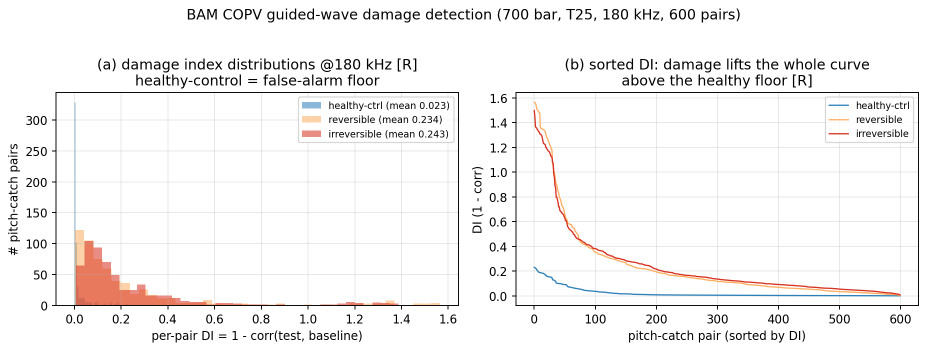
#> input picture copv_gw/copv_damage_detect.png, 1853 x 702 px (shown at 1/2 size)
$ python paper_figures_copv_gw.py
#> lines starting #> are read from the running program, lines starting #| are printed output that depends on the picture
"""
paper_figures_copv_gw.py
Generate a 2×3 publication-quality figure panel for the COPV GW standalone paper.

Layout:
  A (0,0) Sensor map            B (0,1) Detection DI         C (0,2) Frequency selectivity
  D (1,0) Pressure robustness   E (1,1) RAPID localization   F (1,2) Sim2real spectral comparison

Run: python paper_figures_copv_gw.py
Outputs: copv_paper_figure_panel.pdf  and  copv_paper_figure_panel.png (dpi=200)
"""

import matplotlib
matplotlib.use('Agg')

import os
import numpy as np
import matplotlib.pyplot as plt
import matplotlib.patches as mpatches
from matplotlib.colors import Normalize
from matplotlib.cm import ScalarMappable

# Optional heavy imports
try:
    import h5py
    _H5PY = True
except ImportError:
    _H5PY = False

try:
    from PIL import Image as PILImage
    _PIL = True
except ImportError:
    _PIL = False

# ---------------------------------------------------------------------------
# Paths
# ---------------------------------------------------------------------------
HERE = os.path.dirname(os.path.abspath(__file__))

PATH_DETECT_PNG   = os.path.join(HERE, "copv_damage_detect.png")
PATH_LOCALIZE_PNG = os.path.join(HERE, "copv_localize_true.png")
PATH_SIM2REAL_PNG = os.path.join(HERE, "sim2real_allfreq.png")
OUT_PDF = os.path.join(HERE, "copv_paper_figure_panel.pdf")
OUT_PNG = os.path.join(HERE, "copv_paper_figure_panel.png")

# ---------------------------------------------------------------------------
# Geometry constants
# ---------------------------------------------------------------------------
N_SENSORS  = 25
CIRC       = 221.0    # mm, circumferential pitch
RING       = 312.5    # mm, axial pitch
P_TOTAL    = 1105.0   # mm, total circumferential span (4 × 221 mm)
AXIAL_SPAN = 1250.0   # mm (4 × 312.5 mm)
DIAM       = 352.0    # mm

def sensor_positions():
    """Return (circ, axial) in mm for sensors k=1..25."""
    pos = []
    for k in range(1, N_SENSORS + 1):
        c = ((k - 1) % 5) * CIRC
        a = ((k - 1) // 5) * RING
        pos.append((c, a))
    return np.array(pos, dtype=float)

# ---------------------------------------------------------------------------
# Helper: load PNG as numpy array (tries PIL then matplotlib)
# ---------------------------------------------------------------------------
def load_png(path):
    if _PIL:
        return np.asarray(PILImage.open(path).convert("RGB"))
    else:
        return plt.imread(path)

# ---------------------------------------------------------------------------
# Panel A — Sensor map
# ---------------------------------------------------------------------------
def panel_A(ax):
    pos = sensor_positions()

    # Background rectangle representing the unrolled cylinder surface
    rect = mpatches.FancyBboxPatch(
        (-10, -10), P_TOTAL + 20, AXIAL_SPAN + 20,
        boxstyle="square,pad=0", linewidth=1.2,
        edgecolor="#555555", facecolor="#f7f7f7", zorder=0
    )
    ax.add_patch(rect)

    # Sensor circles
    ax.scatter(pos[:, 0], pos[:, 1],
               s=90, c="#2171b5", edgecolors="white",
               linewidths=0.8, zorder=3, label="PZT sensor")

    # Sensor labels
    for k, (cx, cy) in enumerate(pos, start=1):
        ax.text(cx, cy + 22, str(k),
                ha="center", va="bottom", fontsize=5.5, color="#1a1a1a", zorder=4)

    # Damage location (ID): circ≈0 mm, axial≈1250 mm  (top-left corner)
    ax.scatter([0], [AXIAL_SPAN],
               s=220, marker="*", c="crimson", edgecolors="#7f0000",
               linewidths=0.6, zorder=5, label="ID damage")

    ax.set_xlim(-30, P_TOTAL + 50)
    ax.set_ylim(-30, AXIAL_SPAN + 60)
    ax.set_xlabel("Circumferential arc (mm)", fontsize=8)
    ax.set_ylabel("Axial position (mm)", fontsize=8)
    ax.set_title(
        f"25-PZT network on COPV\n(1670 mm × Ø{DIAM:.0f} mm)",
        fontsize=8.5, fontweight="bold"
    )
    ax.legend(fontsize=6.5, loc="lower right", framealpha=0.85)
    ax.tick_params(labelsize=7)
    ax.set_aspect("equal", adjustable="box")

# ---------------------------------------------------------------------------
# Panel B — Detection DI distributions
# ---------------------------------------------------------------------------
def panel_B(ax):
    if os.path.isfile(PATH_DETECT_PNG):
        img = load_png(PATH_DETECT_PNG)
        ax.imshow(img)
        ax.axis("off")
        ax.set_title("Damage detection at 180 kHz\n(AUROC: RD = 0.919, ID = 0.939)",
                     fontsize=8.5, fontweight="bold")
        return

    # ---- Fallback: synthetic illustration ----
    rng = np.random.default_rng(42)
    healthy = rng.beta(1.5, 18, 600) * 0.15
    rd      = rng.beta(3.0, 10, 600) * 0.40 + 0.05
    idd     = rng.beta(4.0,  7, 600) * 0.55 + 0.10

    data   = [healthy, rd, idd]
    labels = ["Healthy-ctrl", "RD (reversible)", "ID (irreversible)"]
    colors = ["#74c476", "#fd8d3c", "#d62728"]

    parts = ax.violinplot(data, positions=[1, 2, 3], showmedians=True, widths=0.7)
    for pc, col in zip(parts["bodies"], colors):
        pc.set_facecolor(col)
        pc.set_alpha(0.65)
    parts["cmedians"].set_color("black")
    parts["cbars"].set_color("black")
    parts["cmins"].set_color("black")
    parts["cmaxes"].set_color("black")

    ax.set_xticks([1, 2, 3])
    ax.set_xticklabels(labels, fontsize=7)
    ax.set_ylabel("DI  (1 − corr)", fontsize=8)
    ax.text(2, ax.get_ylim()[1] * 0.92, "AUROC RD = 0.919\nAUROC ID = 0.939",
            ha="center", fontsize=7.5, color="#1a1a1a",
            bbox=dict(boxstyle="round,pad=0.3", fc="white", ec="#aaaaaa", alpha=0.85))
    ax.set_title("Damage detection at 180 kHz\n(AUROC: RD = 0.919, ID = 0.939)",
                 fontsize=8.5, fontweight="bold")
    ax.tick_params(labelsize=7)

# ---------------------------------------------------------------------------
# Panel C — Frequency selectivity
# ---------------------------------------------------------------------------
def panel_C(ax):
    freqs  = [60, 120, 180, 260, 300]
    aurocs = [0.50, 0.79, 0.92, 0.72, 0.63]
    colors = ["#6baed6" if f != 180 else "#d62728" for f in freqs]

    bars = ax.bar([str(f) for f in freqs], aurocs, color=colors,
                  edgecolor="white", linewidth=0.8, width=0.6)

    ax.axhline(0.5, color="#555555", linestyle="--", linewidth=1.1, label="Chance (0.5)")

    # Value labels
    for bar, v in zip(bars, aurocs):
        ax.text(bar.get_x() + bar.get_width() / 2.0, v + 0.012,
                f"{v:.2f}", ha="center", va="bottom", fontsize=7.5, fontweight="bold")

    ax.set_ylim(0.0, 1.08)
    ax.set_xlabel("Excitation frequency (kHz)", fontsize=8)
    ax.set_ylabel("AUROC (ID vs healthy-ctrl)", fontsize=8)
    ax.set_title("Frequency selectivity (700 bar)", fontsize=8.5, fontweight="bold")
    ax.legend(fontsize=7, loc="lower right")
    ax.tick_params(labelsize=7)

    # Annotation for 180 kHz
    ax.annotate("Best:\n180 kHz", xy=(2, 0.92), xytext=(3.2, 0.86),
                arrowprops=dict(arrowstyle="->", color="#d62728", lw=1.2),
                fontsize=7, color="#d62728", ha="center")

# ---------------------------------------------------------------------------
# Panel D — Pressure robustness
# ---------------------------------------------------------------------------
def panel_D(ax):
    pressures = np.array([20, 100, 150, 200, 250, 300, 500, 700])
    # Approximate values from RESULTS.md, interpolated monotonically
    di_id = np.array([0.310, 0.302, 0.295, 0.289, 0.294, 0.279, 0.264, 0.247])
    floor  = 0.023

    ax.fill_between(pressures, floor, di_id, alpha=0.22, color="#d62728",
                    label="Detection margin")
    ax.plot(pressures, di_id, "o-", color="#d62728", linewidth=1.8,
            markersize=5, label="DI (ID damage)")
    ax.axhline(floor, color="#2171b5", linestyle="--", linewidth=1.2,
               label=f"Healthy floor DI ≈ {floor:.3f}")

    # Annotate ratio at 700 bar
    ratio = di_id[-1] / floor
    ax.annotate(f"×{ratio:.0f} above floor\n@ 700 bar",
                xy=(700, di_id[-1]), xytext=(480, 0.175),
                arrowprops=dict(arrowstyle="->", color="#333333", lw=1.1),
                fontsize=7.5, color="#333333",
                bbox=dict(boxstyle="round,pad=0.25", fc="white", ec="#aaaaaa", alpha=0.85))

    ax.set_xlim(0, 750)
    ax.set_ylim(0.0, 0.38)
    ax.set_xlabel("Pressure (bar)", fontsize=8)
    ax.set_ylabel("Mean DI  (1 − corr)", fontsize=8)
    ax.set_title("Pressure robustness: damage DI stays\n8–10× above floor",
                 fontsize=8.5, fontweight="bold")
    ax.legend(fontsize=7, loc="upper right")
    ax.tick_params(labelsize=7)

# ---------------------------------------------------------------------------
# Panel E — RAPID localization
# ---------------------------------------------------------------------------
def panel_E(ax):
    if os.path.isfile(PATH_LOCALIZE_PNG):
        img = load_png(PATH_LOCALIZE_PNG)
        ax.imshow(img)
        ax.axis("off")
        ax.set_title("RAPID localization (ID, 180 kHz, true geometry)",
                     fontsize=8.5, fontweight="bold")
        return

    # ---- Fallback: synthetic RAPID heatmap ----
    pos = sensor_positions()
    nx, ny = 200, 200
    x = np.linspace(0, P_TOTAL, nx)
    y = np.linspace(0, AXIAL_SPAN, ny)
    XX, YY = np.meshgrid(x, y)

    # Synthetic hotspot near the damage location (circ~0, axial~1250)
    damage_c, damage_a = 30.0, AXIAL_SPAN - 30.0
    heat = np.zeros((ny, nx))
    for (sc, sa) in pos:
        d1 = np.sqrt((XX - sc) ** 2 + (YY - sa) ** 2)
        d2 = np.sqrt((XX - damage_c) ** 2 + (YY - damage_a) ** 2)
        d_path = d1 + d2
        di = 0.15 * np.exp(-0.5 * ((d_path - (d1.mean() + d2.mean())) / 80) ** 2)
        heat += di
    heat = heat / heat.max()

    im = ax.pcolormesh(x, y, heat, cmap="hot_r", shading="auto", vmin=0, vmax=1)
    plt.colorbar(im, ax=ax, label="RAPID amplitude", fraction=0.046, pad=0.04)
    ax.scatter(pos[:, 0], pos[:, 1], s=30, c="#2171b5",
               edgecolors="white", linewidths=0.5, zorder=3, label="PZT")
    ax.scatter([damage_c], [damage_a], s=200, marker="*", c="cyan",
               edgecolors="blue", linewidths=0.8, zorder=4, label="Peak")
    ax.set_xlabel("Circumferential arc (mm)", fontsize=8)
    ax.set_ylabel("Axial position (mm)", fontsize=8)
    ax.set_title("RAPID localization (ID, 180 kHz, true geometry)",
                 fontsize=8.5, fontweight="bold")
    ax.legend(fontsize=6.5, loc="lower right")
    ax.tick_params(labelsize=7)

# ---------------------------------------------------------------------------
# Panel F — Sim2real spectral comparison
# ---------------------------------------------------------------------------
def panel_F(ax):
    if os.path.isfile(PATH_SIM2REAL_PNG):
        img = load_png(PATH_SIM2REAL_PNG)
        ax.imshow(img)
        ax.axis("off")
        ax.set_title("Sim2real spectral comparison:\ndiagnosed damping gap",
                     fontsize=8.5, fontweight="bold")
        return

    # ---- Fallback: grouped bar chart ----
    freqs    = np.array([60, 120, 180, 260, 300])
    real_dom = np.array([63, 142, 173, 141, 139])
    sim_dom  = np.array([38,  70, 150, 238, 261])

    x = np.arange(len(freqs))
    w = 0.35
    ax.bar(x - w / 2, real_dom, width=w, color="#2171b5", label="Real dominant freq.")
    ax.bar(x + w / 2, sim_dom,  width=w, color="#fd8d3c", label="Sim dominant freq.")

    ax.plot([0, 220], [0, 220], "k--", linewidth=0.9, label="Perfect agreement")

    # Annotate divergence
    for i, (r, s) in enumerate(zip(real_dom, sim_dom)):
        ax.annotate(f"{abs(r-s):.0f} kHz\ngap",
                    xy=(x[i] + w / 2, s),
                    xytext=(x[i] + w / 2 + 0.05, s + 15),
                    fontsize=5.5, color="#555555",
                    arrowprops=dict(arrowstyle="-", color="#aaaaaa", lw=0.7))

    ax.set_xticks(x)
    ax.set_xticklabels([f"{f} kHz" for f in freqs], fontsize=7)
    ax.set_ylabel("Dominant frequency (kHz)", fontsize=8)
    ax.set_title("Sim2real spectral comparison:\ndiagnosed damping gap",
                 fontsize=8.5, fontweight="bold")
    ax.legend(fontsize=7, loc="upper left")
    ax.tick_params(labelsize=7)

    # Call-out for 260/300 kHz divergence
    ax.annotate("Real attenuates;\nsim transmits",
                xy=(x[3] + w / 2, sim_dom[3]),
                xytext=(2.5, 270),
                arrowprops=dict(arrowstyle="->", color="#d62728", lw=1.1),
                fontsize=7, color="#d62728",
                bbox=dict(boxstyle="round,pad=0.25", fc="white", ec="#d62728", alpha=0.85))

# ---------------------------------------------------------------------------
# Main panel assembler
# ---------------------------------------------------------------------------
def generate_panel():
    fig, axes = plt.subplots(2, 3, figsize=(15, 9))
    fig.subplots_adjust(left=0.06, right=0.97, top=0.93, bottom=0.08,
                        wspace=0.35, hspace=0.42)

    panel_labels = list("ABCDEF")
    for idx, ax in enumerate(axes.flat):
        ax.text(-0.08, 1.06, panel_labels[idx],
                transform=ax.transAxes,
                fontsize=11, fontweight="bold", va="top", ha="left")

    panel_A(axes[0, 0])
    panel_B(axes[0, 1])
    panel_C(axes[0, 2])
    panel_D(axes[1, 0])
    panel_E(axes[1, 1])
#> call 2 of load_png, with path = 'copv_gw/copv_localize_true.png'
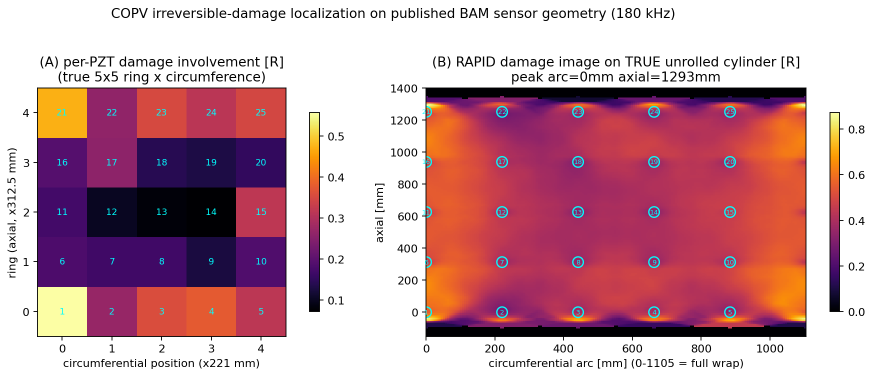
#> input picture copv_gw/copv_localize_true.png, 1746 x 753 px (shown at 1/2 size)
    panel_F(axes[1, 2])
#> call 3 of load_png, with path = 'copv_gw/sim2real_allfreq.png'
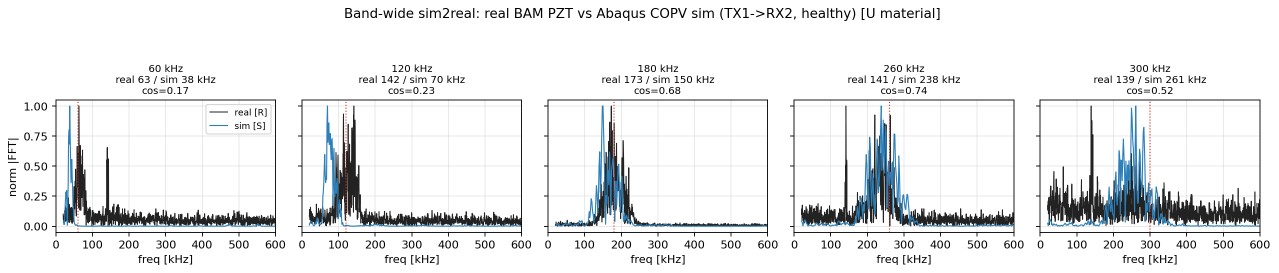
#> input picture copv_gw/sim2real_allfreq.png, 2557 x 545 px (shown at 1/2 size)

    fig.suptitle(
        "COPV guided-wave SHM: sensor network, detection, localization & sim2real",
        fontsize=10.5, fontweight="bold", y=0.985
    )

    fig.savefig(OUT_PDF, dpi=200, bbox_inches="tight")
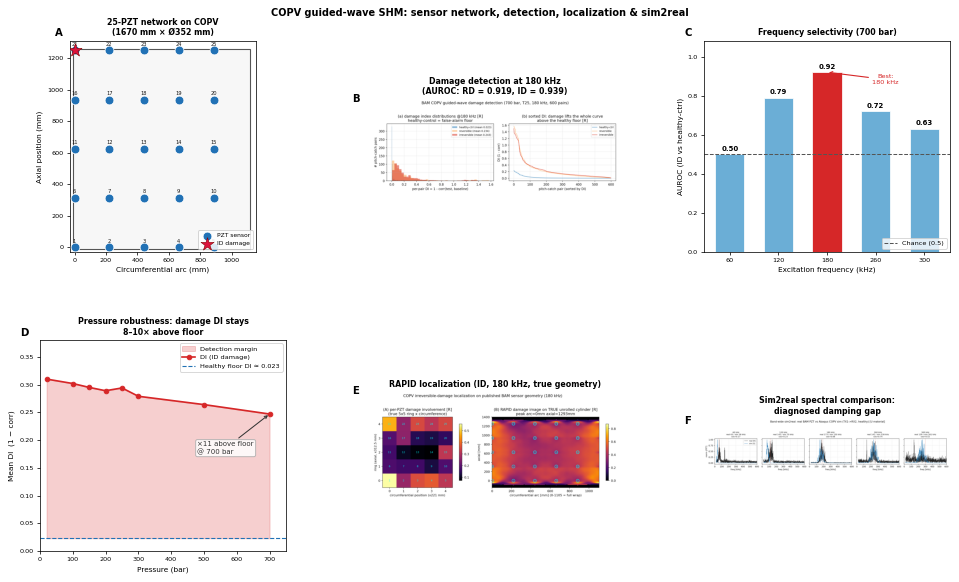
#> figure drawn by matplotlib, 6 panels; panel 3: tallest bar 0.92 high, from x = 1.7 to 2.3
    fig.savefig(OUT_PNG, dpi=200, bbox_inches="tight")
    plt.close(fig)
    print(f"Saved:\n  {OUT_PDF}\n  {OUT_PNG}")

    # Sanity check
    for path in (OUT_PDF, OUT_PNG):
        size = os.path.getsize(path)
        status = "OK" if size > 10_000 else "WARN: file too small"
        print(f"  {os.path.basename(path)}: {size/1024:.1f} KB  [{status}]")


if __name__ == "__main__":
#> (the run stopped early here; a loop or call above may not have finished)
